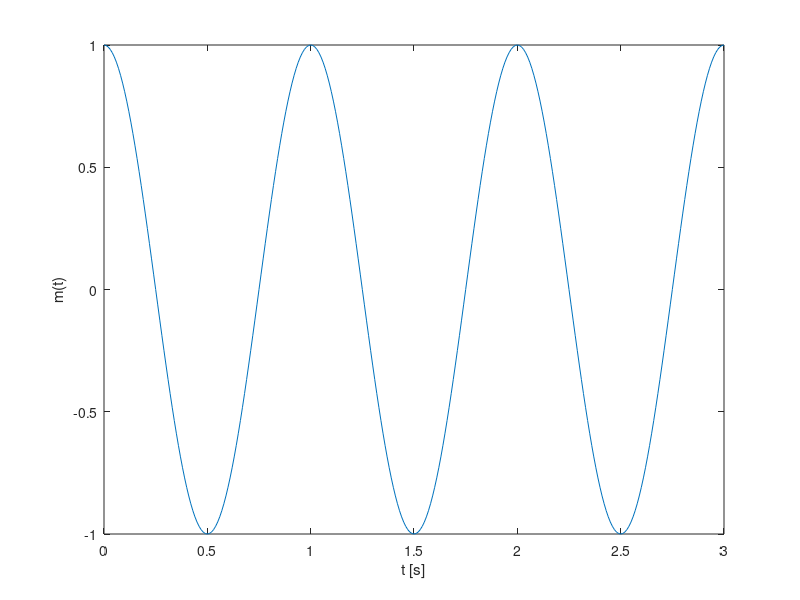
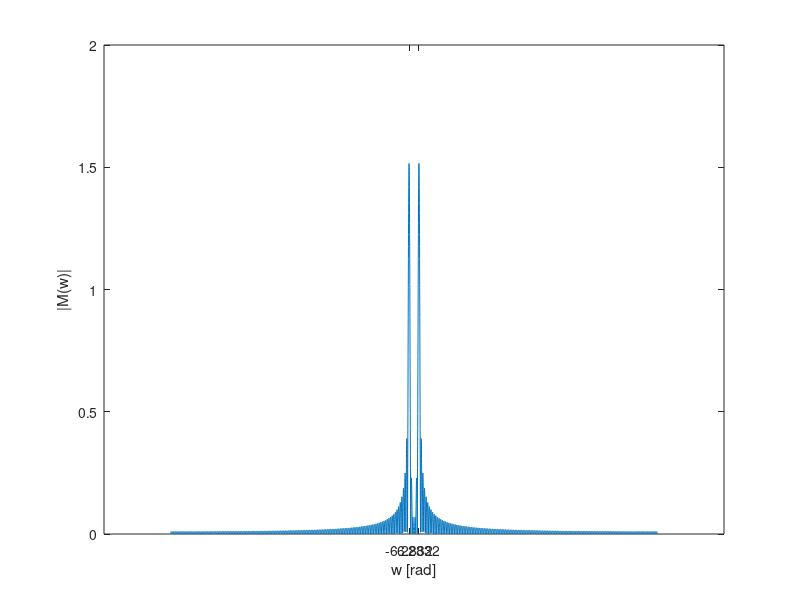

Here is the MATLAB script that generated these plots, in order: (Note: this script raises an error after producing the figures.)
close all; 
clear all; 
clc; 


%% ====PRACTICA 3 MODULACION EN AMPLITUD ======
% Parte 1
% OBJETIVO: Analizar en el dominio del tiempo y de la frecuencia, señales
% de AM-DSB-LC

% Considere la señal modulante m(t) = cos(2pi t) y la portadora Xc(t) =
% Acos(20pi t)

fc = 10; % Frecuencia de portadora = 10[Hz] = 20pi[rad/s]
ts = 1/100;
Fs = 1/ts;

t = -0: ts :3;  

m_t = cos(2*pi.*t);
maxmsg = max(abs(m_t));

%% Fourier
N = 10000; 
w = 2.*pi.*((-N/2) : ((N/2) -1)).*(Fs/N);

% Mensaje 
M_wsn = fftshift(abs(fft(m_t,N)));
M_w = (M_wsn)/Fs;

%% a) Graficar t vs m(t)
figure(1)
plot(t,m_t)
xlabel("t [s]")
ylabel("m(t)")

saveas(gcf, "P3-imgs/1-inciso-a.png")
%% b) Graficar w vs |M(w)|
figure(2)
plot(w,M_w)
xlabel("w [rad]")
ylabel("|M(w)|")
xticks([-2*pi 2*pi])
xticklabels(["-2\pi" "2\pi"])
xlim([-10*2*pi 10*2*pi])
ylim([0 pi/2])
yticks([0 pi/2])
yticklabels(["0" "\pi/2"])

saveas(gcf, "P3-imgs/1-inciso-b.png")
%% c) Graficar phi(t) = (A + m(t))cos(20pi t), para A = 1, 2, 4
%    c1) Insertar las señales (A + m(t)) y -(A + m(t))
figure(3)
tile1 = tiledlayout(3,1);
tile2 = tiledlayout(tile1,'flow','TileSpacing','Compact');
tile3 = tiledlayout(tile1,'flow','TileSpacing','Compact');
tile4 = tiledlayout(tile1,'flow','TileSpacing','Compact');
tile3.Layout.Tile = 2;
tile4.Layout.Tile = 3;

% A = 1
nexttile(tile2)
A = 1;
phi_t = (A + m_t) .* cos(20*pi.*t);
m = maxmsg/A;

plot(t,phi_t)
title("(a)")

% c1)
nexttile(tile2)
plot(t,phi_t)
hold on
plot(t,m_t + A,Color="red")
plot(t,-m_t - A,Color="red")
title("(b)")

title(tile2, "Índice de modulación = "+string(m))

% A = 2
nexttile(tile3)
A = 2;
phi_t = (A + m_t) .* cos(20*pi.*t);
m = maxmsg/A;

plot(t,phi_t)
title("(c)")

%c1)
nexttile(tile3)
plot(t,phi_t)
hold on
plot(t,m_t + A,Color="red")
plot(t,-m_t - A,Color="red")
title("(d)")

title(tile3, "Índice de modulación = "+string(m))

% A = 4
nexttile(tile4)
A = 4;
phi_t = (A + m_t) .* cos(20*pi.*t);
m = maxmsg/A;

plot(t,phi_t)
title("(e)")

% c1)
nexttile(tile4)
plot(t,phi_t)
hold on
plot(t,m_t + A,Color="red")
plot(t,-m_t - A,Color="red")
title("(f)")

title(tile4, "Índice de modulación = "+string(m))

saveas(gcf, "P3-imgs/1-inciso-c.png")
%% d) Graficar la magnitud de los espectros en c)
figure(4)
tiledlayout(3,1)
% A = 1
nexttile
A = 1;
phi_t = (A + m_t) .* cos(20*pi.*t);
phi_w = fftshift(abs(fft(phi_t, N)))/Fs;

plot(w,phi_w)
title("(a) A=1")
xlabel("w [rad]")
ylabel("|M(w)|")
xticks([-20*pi 0 20*pi])
xticklabels(["-20\pi" "0" "20\pi"])
xlim([-15*2*pi 15*2*pi])
ylim([0 pi/2])
yticks([0 pi/4 pi/2])
yticklabels(["0" "\pi/4" "\pi/2"])

% A = 2
nexttile
A = 2;
phi_t = (A + m_t) .* cos(20*pi.*t);
phi_w = fftshift(abs(fft(phi_t, N)))/Fs;

plot(w,phi_w)
title("(b) A=2")
xlabel("w [rad]")
ylabel("|M(w)|")
xticks([-20*pi 0 20*pi])
xticklabels(["-20\pi" "0" "20\pi"])
xlim([-15*2*pi 15*2*pi])
ylim([0 pi])
yticks([0 pi/4 pi])
yticklabels(["0" "\pi/4" "\pi"])

% A = 4
nexttile
A = 4;
phi_t = (A + m_t) .* cos(20*pi.*t);
phi_w = (fftshift(abs(fft(phi_t, N))))/Fs;

plot(w,phi_w)
title("(c) A=4")
xlabel("w [rad]")
ylabel("|M(w)|")
xticks([-20*pi 0 20*pi])
xticklabels(["-20\pi" "0" "20\pi"])
xlim([-15*2*pi 15*2*pi])
ylim([0 2*pi])
yticks([0 pi/4 2*pi])
yticklabels(["0" "\pi/4" "2\pi"])

saveas(gcf, "P3-imgs/1-inciso-d.png")